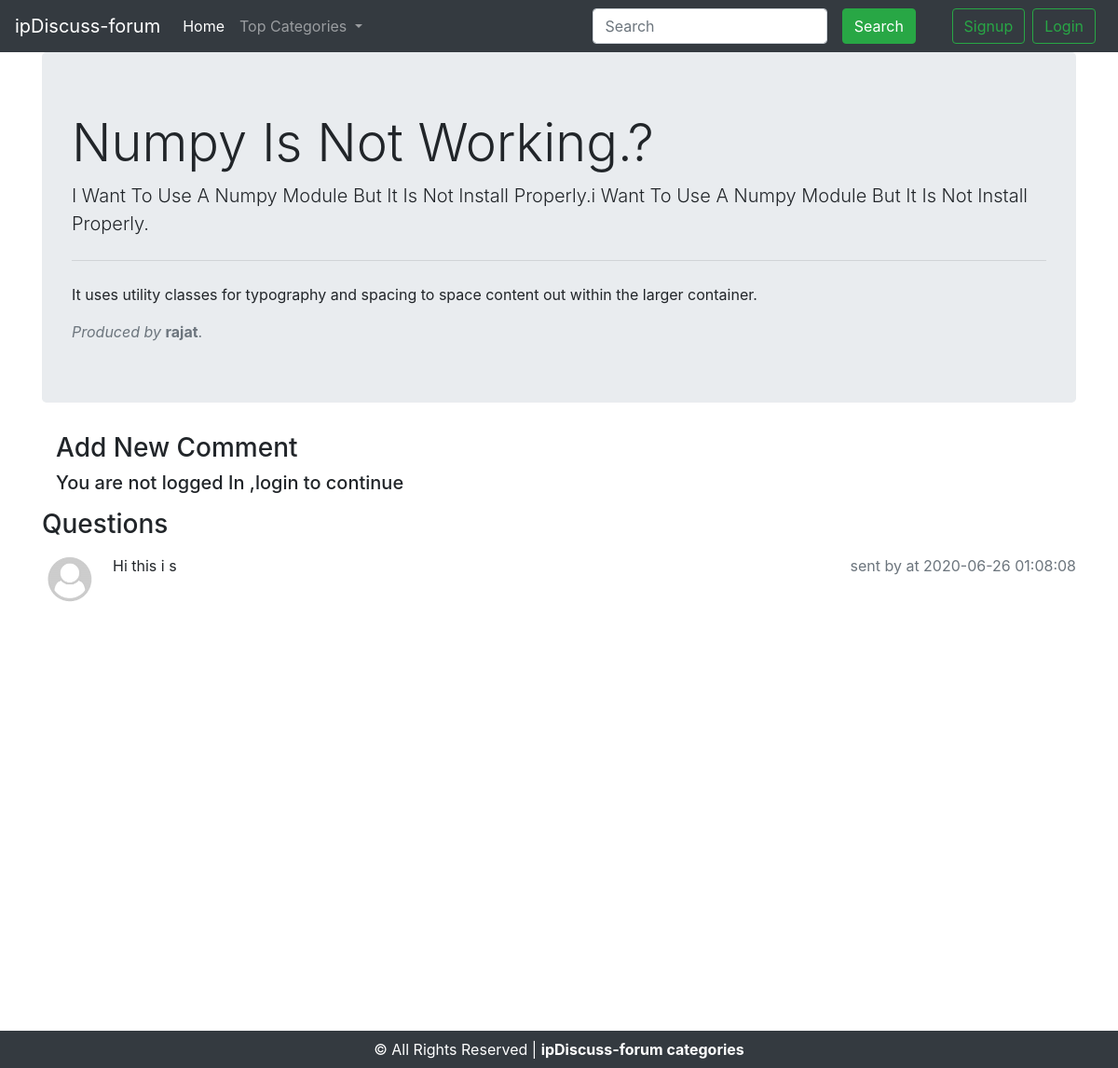
Page /thread.php?thd=2 on the committed database.
### tables this page shows
CREATE TABLE `threads` (
  `thread_id` int(11) NOT NULL,
  `thread_title` varchar(255) NOT NULL,
  `thread_content` text NOT NULL,
  `category_id` int(11) NOT NULL,
  `user_id` int(11) NOT NULL,
  `time&date` timestamp NOT NULL DEFAULT current_timestamp() ON UPDATE current_timestamp()
);

CREATE TABLE `users` (
  `user_id` int(11) NOT NULL,
  `username` varchar(255) NOT NULL,
  `user_email` varchar(255) NOT NULL,
  `password` varchar(10000) NOT NULL,
  `timestamp` datetime NOT NULL DEFAULT current_timestamp()
);

CREATE TABLE `comments` (
  `comment_id` int(11) NOT NULL,
  `user_id` int(11) NOT NULL,
  `comment_desc` text NOT NULL,
  `thread_id` int(11) NOT NULL,
  `comment_time` datetime NOT NULL DEFAULT current_timestamp()
);

### thread.php (the view, shortened to what this page needs)
<?php
include "includes/header.php";
include "includes/navbar.php";
$id=$_GET['thd'];
$sql="select * from threads where thread_id='$id'";
$res=mysqli_query($conn,$sql);
while($row=mysqli_fetch_assoc($res))
{
    $title=$row['thread_title'];
    $desc=$row['thread_content'];
    $q_id=$row['user_id'];
    $sql2="select username from users where user_id='$q_id'";
    $res2=mysqli_query($conn,$sql2);
    $row2=mysqli_fetch_assoc($res2);
    $q_username=$row2['username'];
echo '
<div class="container">
<div class="jumbotron">
  <h1 class="display-4">'.ucwords($title).'?</h1>
  <p class="lead">'.ucwords($desc).'</p>
  <hr class="my-4">
  <p>It uses utility classes for typography and spacing to space content out within the larger container.</p>
  <i><p class="text-muted mb-0">Produced by </i><b>'.$q_username.'</b>.
</div>
</div>
<div class="container">';
$commentSuccess="false";
echo '
<div class="container mb-3">
    <h3>Add New Comment</h3>';
    if(isset($_SESSION['loggedin']))
    {
        if($commentSuccess=="true")
        {
            echo '<div class="alert alert-success alert-dismissible fade show" role="alert">
            <strong>Success!</strong> Comment has been added succesfully.
            <button type="button" class="close" data-dismiss="alert" aria-label="Close">
            <span aria-hidden="true">&times;</span>
            </button>
            </div>';
        }
        echo '<form action="'.$_SERVER['REQUEST_URI'].'" method="post">
            <div class="form-group">
                <label for="cdescription">Comment description</label>
                <textarea class="form-control" minlength=5 maxlength=20000 name="cdesc" id="cdescription" rows="3" required></textarea>
            </div>
            <button type="submit" name="comment" class="btn btn-success">Add question</button>
            </form>';
    }
    else
    {
        echo '<h5>You are not logged In ,login to continue</h5>';
    }
echo '</div>
</div>
<div class="container">
<h3 class="mb-3">Questions</h3>';
$sql="select * from comments where thread_id='$id'";
$res=mysqli_query($conn,$sql);
if( mysqli_num_rows($res)>0)
{
    while($row=mysqli_fetch_assoc($res))
    {
        $comment_desc=$row['comment_desc'];
        $comment_time=$row['comment_time'];
        $comment_user_id=$row['user_id'];
        $sql2="select username from users where user_id='$comment_user_id'";
        $res2=mysqli_query($conn,$sql2);
        $row2=mysqli_fetch_assoc($res2);
        $comment_username=$row2['username'];
        echo '<div class="media mb-2">
                <img src="images/profile.png" width="60px" class="mr-3" alt="...">
            <div class="media-body">
            <p class="mt-0 d-inline">'.ucfirst($comment_desc).'</p>
            <p class="d-inline text-dark text-muted float-right "> sent by '.$comment_username.' at '.$comment_time.'</p>
            </div>
            </div>';
    }
}
else
{
    echo '<div class="jumbotron">
    <h1 class="display-5">No any comments in database.</h1>
    <p class="lead">Be the first person to ask a comment.</p>
  </div>';
}
echo '</div>';
}
include "includes/footer.php";
?>

### rows in the picture
threads: thread_title "Numpy Is Not Working.", thread_content "I Want To Use A Numpy Module But It Is Not Install Properly.i Want To Use A Numpy Module But It Is Not Install Properly.", user.username "rajat"
comments: comment_desc "Hi this i s", comment_time "2020-06-26 01:08:08"
